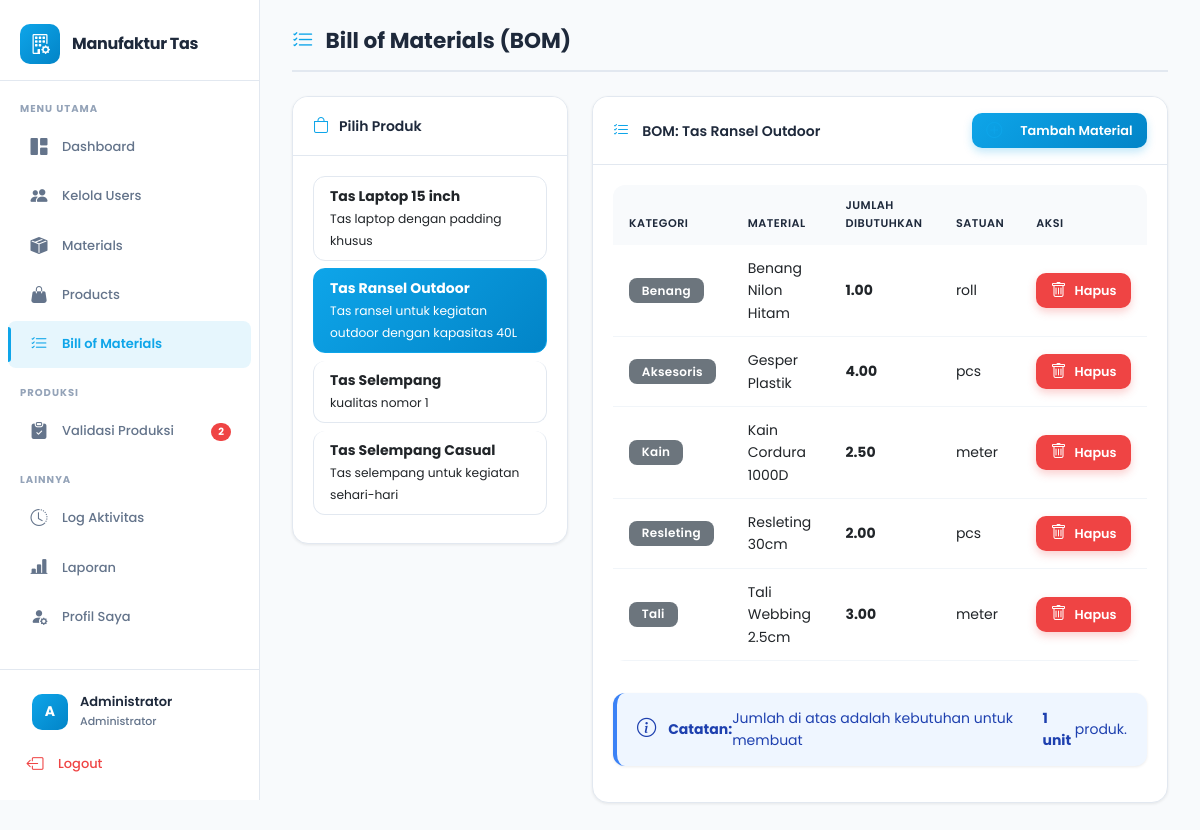
The page /pages/bom/index.php?product_id=1 (signed in) on the database its author committed.
### tables this page shows
CREATE TABLE `products` (
  `id` int NOT NULL,
  `nama_produk` varchar(150) NOT NULL,
  `deskripsi` text,
  `stok` int DEFAULT '0',
  `created_at` timestamp NULL DEFAULT CURRENT_TIMESTAMP
);

CREATE TABLE `bill_of_materials` (
  `id` int NOT NULL,
  `product_id` int NOT NULL,
  `material_id` int NOT NULL,
  `jumlah_dibutuhkan` decimal(10,2) NOT NULL
);

CREATE TABLE `kategori_material` (
  `id` int NOT NULL,
  `nama_kategori` varchar(100) NOT NULL
);

CREATE TABLE `materials` (
  `id` int NOT NULL,
  `kategori_id` int NOT NULL,
  `nama_material` varchar(150) NOT NULL,
  `satuan` varchar(30) NOT NULL,
  `stok` decimal(10,2) DEFAULT '0.00',
  `stok_minimum` decimal(10,2) DEFAULT '0.00',
  `created_at` timestamp NULL DEFAULT CURRENT_TIMESTAMP
);

### pages/bom/index.php (the view, shortened to what this page needs)
<?php
require_once '../../config/database.php';
$product_id = $_GET['product_id'] ?? null;
$stmt = $pdo->query("SELECT * FROM products ORDER BY nama_produk ASC");
$products = $stmt->fetchAll();
$bom_items = [];
$selected_product = null;
if ($product_id) {
    $stmt = $pdo->prepare("SELECT * FROM products WHERE id = ?");
    $stmt->execute([$product_id]);
    $selected_product = $stmt->fetch();
    if ($selected_product) {
        $stmt = $pdo->prepare("
            SELECT bom.*, m.nama_material, m.satuan, k.nama_kategori
            FROM bill_of_materials bom
            JOIN materials m ON bom.material_id = m.id
            JOIN kategori_material k ON m.kategori_id = k.id
            WHERE bom.product_id = ?
            ORDER BY m.nama_material ASC
        ");
        $stmt->execute([$product_id]);
        $bom_items = $stmt->fetchAll();
    }
}
include '../../includes/header.php';
?>
<div class="page-header">
    <h2><i class="bi bi-list-check"></i> Bill of Materials (BOM)</h2>
</div>
<div class="row">
    <div class="col-md-4 mb-4">
        <div class="card">
            <div class="card-header">
                <i class="bi bi-bag"></i> Pilih Produk
            </div>
            <div class="card-body">
                <div class="list-group">
                    <?php foreach ($products as $p): ?>
                    <a href="?product_id=<?php echo $p['id']; ?>"
                       class="list-group-item list-group-item-action <?php echo ($product_id == $p['id']) ? 'active' : ''; ?>">
                        <strong><?php echo htmlspecialchars($p['nama_produk']); ?></strong>
                        <br><small><?php echo htmlspecialchars($p['deskripsi']); ?></small>
                    </a>
                    <?php endforeach; ?>
                </div>
            </div>
        </div>
    </div>
    <div class="col-md-8">
        <?php if ($selected_product): ?>
        <div class="card">
            <div class="card-header d-flex justify-content-between align-items-center">
                <span><i class="bi bi-list-check"></i> BOM: <?php echo htmlspecialchars($selected_product['nama_produk']); ?></span>
                <a href="tambah.php?product_id=<?php echo $selected_product['id']; ?>" class="btn btn-sm btn-primary">
                    <i class="bi bi-plus-circle"></i> Tambah Material
                </a>
            </div>
            <div class="card-body">
                <?php if (empty($bom_items)): ?>
                <div class="alert alert-info">
                    <i class="bi bi-info-circle"></i> Belum ada BOM untuk produk ini
                </div>
                <?php else: ?>
                <div class="table-responsive">
                    <table class="table">
                        <thead>
                            <tr>
                                <th>Kategori</th>
                                <th>Material</th>
                                <th>Jumlah Dibutuhkan</th>
                                <th>Satuan</th>
                                <th>Aksi</th>
                            </tr>
                        </thead>
                        <tbody>
                            <?php foreach ($bom_items as $item): ?>
                            <tr>
                                <td><span class="badge bg-secondary"><?php echo htmlspecialchars($item['nama_kategori']); ?></span></td>
                                <td><?php echo htmlspecialchars($item['nama_material']); ?></td>
                                <td><strong><?php echo number_format($item['jumlah_dibutuhkan'], 2); ?></strong></td>
                                <td><?php echo htmlspecialchars($item['satuan']); ?></td>
                                <td>
                                    <a href="hapus.php?id=<?php echo $item['id']; ?>&product_id=<?php echo $product_id; ?>"
                                       class="btn btn-sm btn-danger"
                                       onclick="return confirm('Hapus material ini dari BOM?');">
                                        <i class="bi bi-trash"></i> Hapus
                                    </a>
                                </td>
                            </tr>
                            <?php endforeach; ?>
                        </tbody>
                    </table>
                </div>
                <div class="alert alert-info mt-3">
                    <i class="bi bi-info-circle"></i>
                    <strong>Catatan:</strong> Jumlah di atas adalah kebutuhan untuk membuat <strong>1 unit</strong> produk.
                </div>
                <?php endif; ?>
            </div>
        </div>
        <?php endif; ?>
    </div>
</div>
<?php include '../../includes/footer.php'; ?>

### assets/css/style.css (style rules this page uses)
:root { --primary: #0ea5e9; --primary-dark: #0284c7; --primary-light: rgba(14, 165, 233, 0.1); --success: #10b981; --danger: #ef4444; --warning: #f59e0b; --info: #3b82f6; --dark: #1e293b; --text: #334155; --text-light: #64748b; --bg: #f8fafc; --white: #ffffff; --border: #e2e8f0; --sidebar-width: 260px; --shadow-sm: 0 1px 3px rgba(0,0,0,0.08); --shadow: 0 4px 12px rgba(0,0,0,0.08); --shadow-lg: 0 10px 25px rgba(0,0,0,0.1); --radius: 12px; --radius-lg: 16px; }
* { margin: 0; padding: 0; box-sizing: border-box; }
body { font-family: 'Poppins', 'Segoe UI', sans-serif; background-color: var(--bg); color: var(--text); line-height: 1.6; }
.card { border: 1px solid var(--border); border-radius: var(--radius-lg); box-shadow: var(--shadow-sm); margin-bottom: 1.5rem; transition: all 0.25s ease; overflow: hidden; background: var(--white); }
.card-header { background: var(--white); color: var(--dark); border-bottom: 1px solid var(--border); padding: 16px 20px; font-weight: 600; font-size: 14px; display: flex; align-items: center; }
.card-header i { margin-right: 10px; font-size: 16px; color: var(--primary); }
.card-body { padding: 20px; }
.btn { border-radius: 10px; padding: 0.6rem 1.4rem; font-weight: 600; font-size: 0.875rem; transition: all 0.25s ease; border: none; display: inline-flex; align-items: center; gap: 0.5rem; font-family: 'Poppins', sans-serif; }
.btn i { font-size: 1rem; }
.btn-primary { background: linear-gradient(135deg, var(--primary), var(--primary-dark)); box-shadow: 0 4px 8px rgba(14,165,233,0.25); }
.btn-danger { background: var(--danger); box-shadow: 0 4px 8px rgba(239,68,68,0.25); }
.btn-sm { padding: 0.35rem 0.9rem; font-size: 0.8rem; }
.table { background: var(--white); border-radius: var(--radius); overflow: hidden; }
.table thead th { background: var(--bg); color: var(--dark); font-weight: 600; text-transform: uppercase; font-size: 0.7rem; letter-spacing: 0.5px; padding: 12px 16px; border: none; }
.table tbody tr { transition: background 0.2s ease; border-bottom: 1px solid #f1f5f9; }
.table tbody td { padding: 12px 16px; vertical-align: middle; border: none; font-size: 0.875rem; }
.badge { padding: 0.4rem 0.8rem; font-weight: 600; border-radius: 8px; font-size: 0.75rem; letter-spacing: 0.3px; }
.alert { border-radius: var(--radius); border: none; padding: 14px 20px; box-shadow: var(--shadow-sm); display: flex; align-items: center; font-size: 0.875rem; }
.alert i { margin-right: 12px; font-size: 1.2rem; }
.alert-info { background: #eff6ff; color: #1e40af; border-left: 4px solid var(--info); }
.page-header { display: flex; justify-content: space-between; align-items: center; margin-bottom: 24px; padding-bottom: 16px; border-bottom: 2px solid var(--border); }
.page-header h2 { font-weight: 700; font-size: 1.35rem; color: var(--dark); display: flex; align-items: center; gap: 0.75rem; margin: 0; }
.page-header h2 i { color: var(--primary); }
.list-group-item { border: 1px solid var(--border); border-radius: var(--radius) !important; margin-bottom: 0.5rem; transition: all 0.2s ease; font-size: 0.875rem; }
.list-group-item.active { background: linear-gradient(135deg, var(--primary), var(--primary-dark)); border-color: var(--primary); }

### rows shown on the page
products: nama_produk "Tas Laptop 15 inch", deskripsi "Tas laptop dengan padding khusus"
products: nama_produk "Tas Ransel Outdoor", deskripsi "Tas ransel untuk kegiatan outdoor dengan kapasitas 40L"
products: nama_produk "Tas Selempang", deskripsi "kualitas nomor 1"
products: nama_produk "Tas Selempang Casual", deskripsi "Tas selempang untuk kegiatan sehari-hari"
bill_of_materials: kategori_material.nama_kategori "Benang", material.nama_material "Benang Nilon Hitam", jumlah_dibutuhkan "1.00", material.satuan "roll"
bill_of_materials: kategori_material.nama_kategori "Aksesoris", material.nama_material "Gesper Plastik", jumlah_dibutuhkan "4.00", material.satuan "pcs"
bill_of_materials: kategori_material.nama_kategori "Kain", material.nama_material "Kain Cordura 1000D", jumlah_dibutuhkan "2.50", material.satuan "meter"
bill_of_materials: kategori_material.nama_kategori "Resleting", material.nama_material "Resleting 30cm", jumlah_dibutuhkan "2.00", material.satuan "pcs"
bill_of_materials: kategori_material.nama_kategori "Tali", material.nama_material "Tali Webbing 2.5cm", jumlah_dibutuhkan "3.00", material.satuan "meter"

### other values the page prints
$pending_count "2"
substr($_SESSION['nama'], 0, 1) "A"
$_SESSION['nama'] "Administrator"
$_SESSION['role'] "Administrator"
